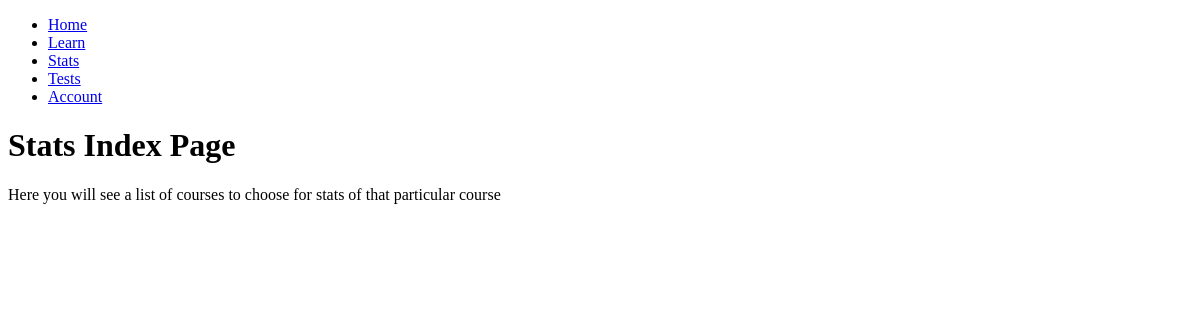
The page /stats/ on the database as committed earlier.
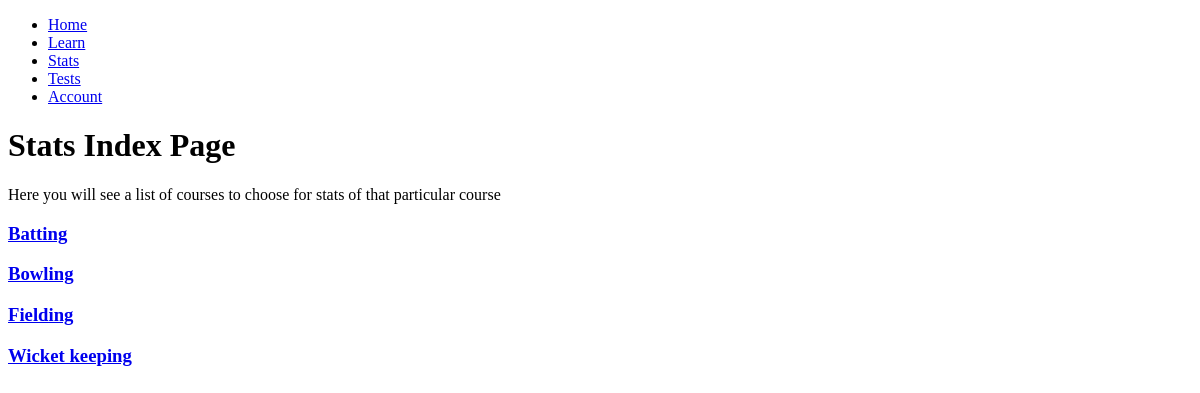
The same page on the database as committed later.
### learn/models.py (models this page shows, shortened)
class Course(models.Model):
    course_name = models.CharField(max_length=100)
    course_image = models.ImageField(null=True, blank=True)

### stats/views.py (the view)
# urls.py: path('', views.stats_index, name='stats_index'),
def stats_index(request):
	courses = Course.objects.all()
	return render(request, 'stats/stats_index.html', {'courses': courses})

### templates/stats/stats_index.html
{% extends 'studiocricket/base.html' %}
{% block body %}
<h1>Stats Index Page</h1>
<p>Here you will see a list of courses to choose for stats of that particular course</p>
{% for course in courses %}
	<h3><a href='{% url 'stats:stats_course' course.id %}'>{{ course.course_name }}</a></h3>
{% endfor %}
{% endblock %}

Rows that differ between the two databases and show on the page:
added Course: course_name "Batting"
added Course: course_name "Bowling"
added Course: course_name "Fielding"
added Course: course_name "Wicket keeping"
